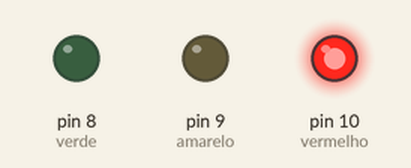
Recording of a sketch running on a simulated Arduino Uno, built with avr-gcc and run on an emulated ATmega328P. Shown: output pins drawn as LEDs (lit = HIGH).

Above: at 2.5 s.
At 6.0 s:
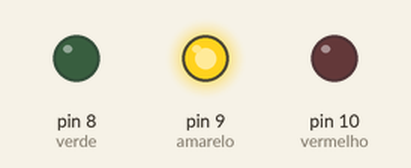
At 9.5 s:
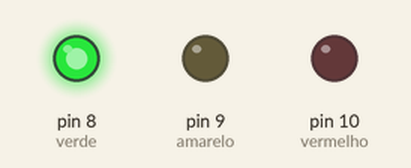
Timing chart, 0 to 15.6 s (numbered marks = the images above):
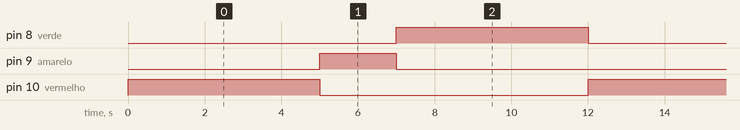

The sketch:

sketch_oct21a.ino
```cpp
int vermelho = 10;
int amarelo = 9;
int verde = 8;

void setup() {
  pinMode(vermelho, OUTPUT);
  pinMode(amarelo, OUTPUT);
  pinMode(verde, OUTPUT);
}

void loop() {

  digitalWrite(vermelho, HIGH);
  digitalWrite(amarelo, LOW);
  digitalWrite(verde, LOW);
  delay(5000);

  digitalWrite(vermelho, LOW);
  digitalWrite(amarelo, HIGH);
  digitalWrite(verde, LOW);
  delay(2000);


  digitalWrite(vermelho, LOW);
  digitalWrite(amarelo, LOW);
  digitalWrite(verde, HIGH);
  delay(5000);
}
```

Measured:
- by itself, pin 8 (verde), pin 10 (vermelho): alternates HIGH for 5.0 s and LOW for 7.0 s
- by itself, pin 9 (amarelo): alternates HIGH for 2.0 s and LOW for 10.0 s
- by itself, everything shown: repeats every 12.0 s, in 3 steps
